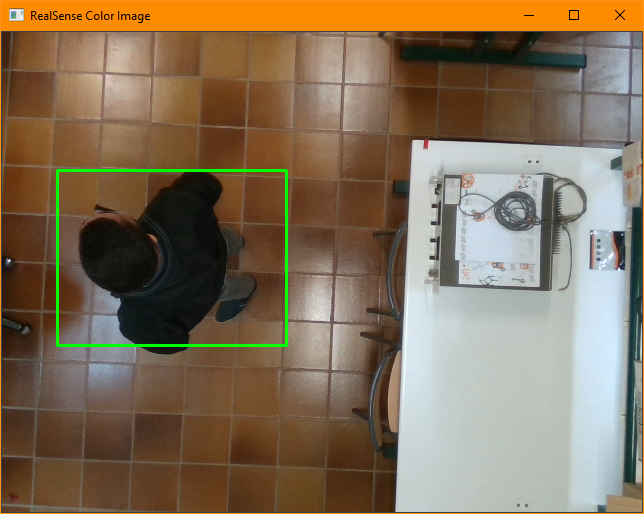
#> input picture images/csrtDetection.PNG, 644 x 514 px, given in place of the camera
$ python webcam_subtractor.py
#> lines starting #> are read from the running program, lines starting #| are printed output that depends on the picture; after the words box and inside, x2 and y2 are one past the last pixel; in counts of white or black regions, pixels touching at a corner belong together
import cv2

# Constants
AREA_THRESHOLD = 5000

# Configure Webcam
vid = cv2.VideoCapture(0, cv2.CAP_DSHOW)

# Background Subtraction
background_subtractor = cv2.createBackgroundSubtractorMOG2(history=5000, varThreshold=150, detectShadows=True)

while cv2.waitKey(40) != ord(' '):
#> (key q is pressed here)
    _, tempFrame = vid.read()
#> tempFrame is the input picture: shape (514, 644, 3); mean B, G, R 88.4, 112.7, 131.7
#> (key Esc is pressed here)
    cv2.imshow("Background Detection", tempFrame)
    background_subtractor.apply(tempFrame, 0.5)

cv2.destroyWindow("Background Detection")

try:
    while True:
        # Grab frame from webcam
        ret, colorFrame = vid.read()
        mask = None

        if not ret:
            continue

        # Defining safe zone and initial text
        text = "No Alarm"
        roi = cv2.rectangle(colorFrame, (50, 50), (350, 350), (0, 0, 255), 2, 1)

        # Foreground Mask
        mask = background_subtractor.apply(colorFrame, mask, 0.0)
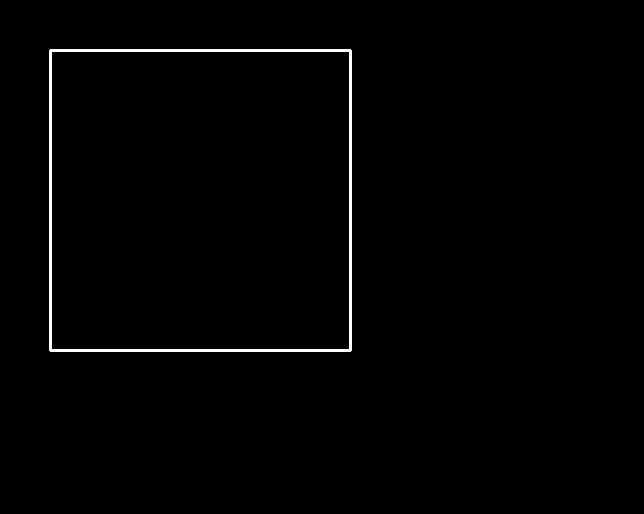
#> mask: shape (514, 644); 1.1% white; 1 white region, box (x1, y1, x2, y2) and area: (49, 49, 352, 352) 3596
        mask = cv2.morphologyEx(mask, cv2.MORPH_OPEN, cv2.getStructuringElement(cv2.MORPH_ELLIPSE, (21, 21)))
#> mask: shape (514, 644); every value is 0
        mask = cv2.morphologyEx(mask, cv2.MORPH_CLOSE, cv2.getStructuringElement(cv2.MORPH_ELLIPSE, (21, 21)))
        # _, mask = cv2.threshold(mask, 25, 255, cv2.THRESH_BINARY)

        contours, _ = cv2.findContours(mask, cv2.RETR_TREE, cv2.CHAIN_APPROX_SIMPLE)
#> contours = []

        for cnt in contours:
            # Calculate area and remove small elements
            if cv2.contourArea(cnt) < AREA_THRESHOLD:
                continue

            # compute the bounding box for the contour, draw it on the frame, and update the text
            (x, y, w, h) = cv2.boundingRect(cnt)
            cv2.rectangle(colorFrame, (x, y), (x + w, y + h), (0, 255, 0), 3)

            if x <= 50 or y <= 50 or (x + w) >= 350 or (y + h) >= 350:
                text = "Alarm"
#> this loop made 0 passes

        # draw the text and timestamp on the frame
        cv2.putText(colorFrame, "Room Status: {}".format(text), (10, 20), cv2.FONT_HERSHEY_SIMPLEX, 0.5, (0, 0, 255), 2)
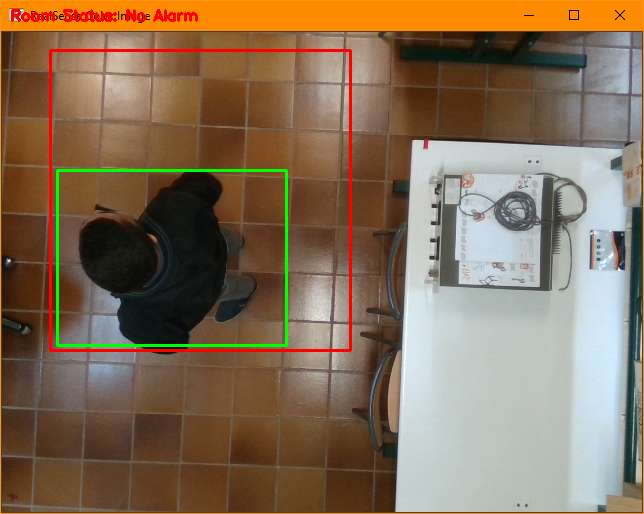
#> colorFrame: shape (514, 644, 3); mean B, G, R 87.5, 111.1, 133.2

        # Show images
        cv2.imshow('RealSense Color Image', colorFrame)
        cv2.imshow('Foreground Mask', mask)

        # Record if the user presses a key
        key = cv2.waitKey(1) & 0xFF
#> (key q is pressed here)

        # if the `q` key is pressed, break from the lop
        if key == ord("q"):
            break

finally:

    # cleanup the camera and close any open windows
    vid.release()
    cv2.destroyAllWindows()
